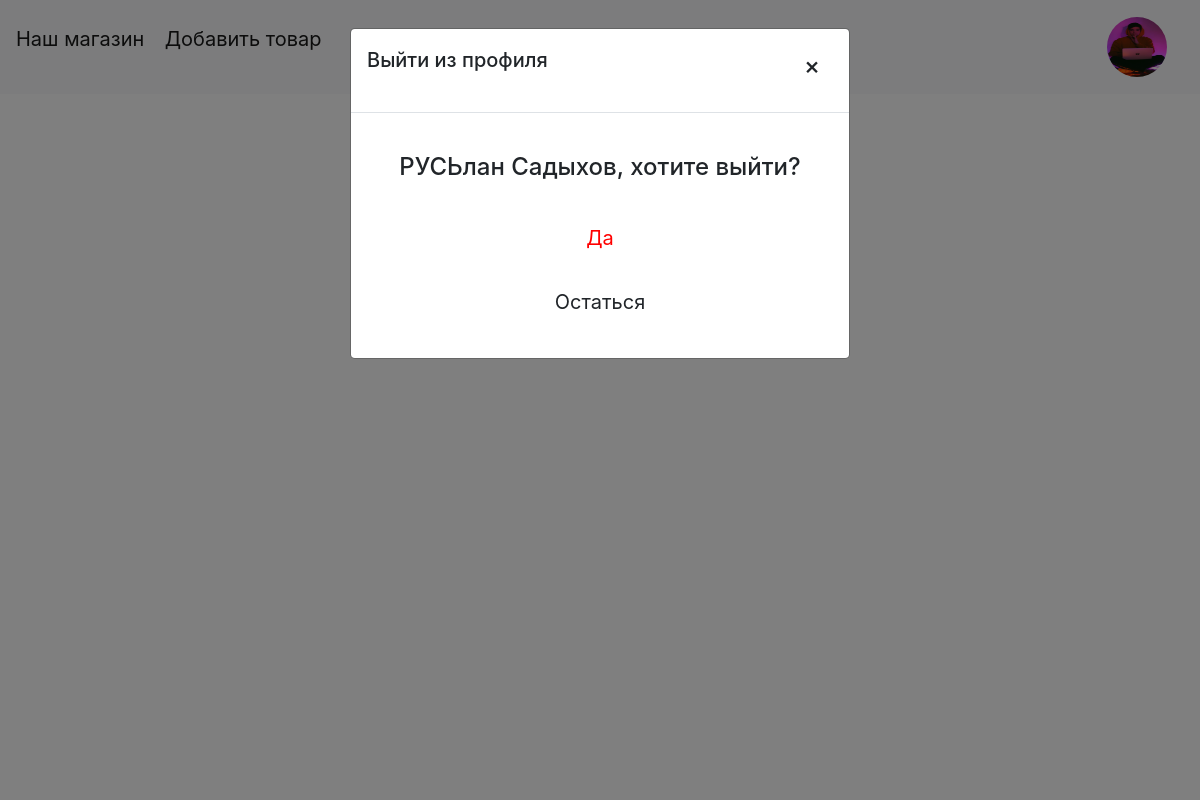
Page /submit (signed in) on the committed database.
### data/users.py (models this page shows, shortened)
class User(SqlAlchemyBase, UserMixin, SerializerMixin):
    __tablename__ = 'users'
    id = sqlalchemy.Column(sqlalchemy.Integer,
                           primary_key=True, autoincrement=True)
    name = sqlalchemy.Column(sqlalchemy.String, nullable=True)
    about = sqlalchemy.Column(sqlalchemy.String, nullable=True)
    email = sqlalchemy.Column(sqlalchemy.String,
                              index=True, unique=True, nullable=True)
    hashed_password = sqlalchemy.Column(sqlalchemy.String, nullable=True)
    created_date = sqlalchemy.Column(sqlalchemy.DateTime,
                                     default=datetime.datetime.now)
    image = sqlalchemy.Column(sqlalchemy.String, nullable=True, default='/static/img/anon.jpg')
    news = orm.relation("Goods", back_populates='user')

### main.py (the view)
@app.route('/submit')
@login_required
def submit():
    return render_template('submit.html')

### data/db_session.py (called while the page is built)
def create_session() -> Session:
    global __factory
    return __factory()

### main.py (called while the page is built)
@login_manager.user_loader
def load_user(user_id):
    db_sess = db_session.create_session()
    return db_sess.query(User).get(user_id)

### templates/submit.html
{% extends "profile.html" %}
{% block content %}
<div id="myModal" class="modal" aria-labelledby="myModalLabel" tabindex="-1">
    <div class="modal-dialog">
        <div class="modal-content">
            <div class="modal-header">
                <h5 class="modal-title">Выйти из профиля</h5>
              <a class="btn btn-close" href="/"><h4>×</h4></a>
            </div>
            <div class="modal-body">
<br>
<h4 align="center">{{current_user.name}}, хотите выйти?</h4>
<br>
                <p class="fig" align="center"><a style="align:center" class="btn btn-lg" href="/logout" role="button"><font color="red">Да</font></a></p>
<p class="fig" align="center"><a style="align:center" class="btn btn-lg" href="/profile" role="button">Остаться</a></p>
</div>
        </div>
    </div>
</div>
{% endblock %}

### templates/base.html (shortened to what this page needs)
<!doctype html>
<html lang="en">
<head>
    <link rel="stylesheet"
          href="https://stackpath.bootstrapcdn.com/bootstrap/4.4.1/css/bootstrap.min.css"
>
    <link rel="stylesheet" href="https://stackpath.bootstrapcdn.com/bootstrap/4.3.1/css/bootstrap.min.css">
</head>
<body>
<header>
    <nav class="navbar navbar-light bg-light">
        <p align="left"> <a class="navbar-brand" href="/">Наш магазин</a>
            {% if current_user.is_authenticated %}
        <a class="navbar-brand" href="/goods">Добавить товар</a></p>
        {% else %}
        <a class="navbar-brand" href="/login">Добавить товар</a>
        {%endif%}
        <a class="navbar-brand" href="/poisk_poisk">Поиск</a>
        {% if current_user.is_authenticated %}
        <a class="btn btn-lg" href="/profile" role="button"><img src={{current_user.image}} title={{current_user.name}} style="width:60px;height:60px;border-radius: 50%"></a>
{% else %}
    <p>
        <a class="btn btn-primary" href="/register">Зарегистрироваться</a>
        <a class="btn btn-success" href="/login">Войти</a>
    </p>
{% endif %}
    </nav>
</header>
<main role="main" class="container">
    {% block content %}{% endblock %}
</main>
</body>
</html>

### rows in the picture
User: image (picture), name "РУСЬлан Садыхов"
